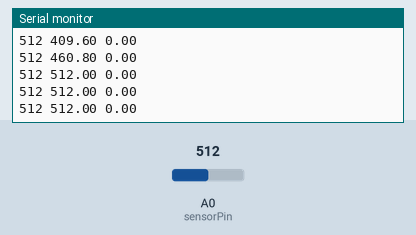
This sketch was run on a simulated Arduino Uno, built with avr-gcc and run on an emulated ATmega328P. On the bench: the last lines printed to the serial monitor. The test bench sets the inputs (shaded band); at power-on: A0 (sensorPin) = 512.

Above: at 1.2 s.
1.3 s: A0 (sensorPin) set to 716
At 1.32 s:
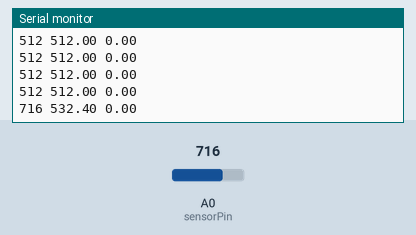
2.8 s: A0 (sensorPin) set to 900
At 2.84 s:
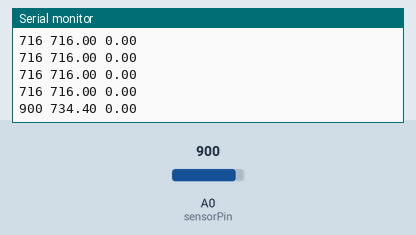
Timing chart, 0 to 5.8 s (numbered marks = the images above; inputs shaded):
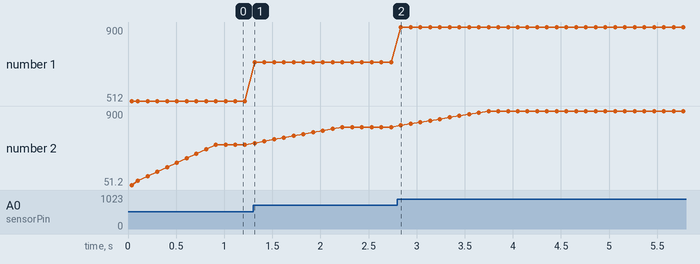

The sketch:

process_emg.ino
```cpp
const int sensorPin = A0;  // Pin donde está conectado el sensor
const int numSamples = 10; // Número de muestras para la media móvil
int rawValues[numSamples]; // Array para almacenar las muestras
int currentIndex = 0;      // Índice actual en el array
float smoothedValue = 0;   // Valor suavizado
float threshold = 0;       // Umbral calculado

unsigned long startTime = 0;
const unsigned long ignoreTime = 5000;  // Ignorar los primeros 5 segundos
const unsigned long captureTime = 60000; // Tiempo para capturar el umbral (1 minuto)

// Variables para el cálculo de media y desviación estándar
float sum = 0;
float sumSq = 0;
int sampleCount = 0;

void setup() {
  Serial.begin(9600);Serial.println("Señal_Raw\tSeñal_Smooth\tThreshold");
  startTime = millis();
}

void loop() {
  // Leer el valor bruto del sensor
  int rawValue = analogRead(sensorPin);

  // Añadir la nueva muestra y quitar la más antigua
  rawValues[currentIndex] = rawValue;
  currentIndex = (currentIndex + 1) % numSamples;

  // Calcular la media móvil
  float total = 0;
  for (int i = 0; i < numSamples; i++) {
    total += rawValues[i];
  }
  smoothedValue = total / numSamples;

  // Solo capturar datos después de ignorar los primeros 5 segundos
  if (millis() - startTime > ignoreTime && millis() - startTime <= captureTime) {
    sum += smoothedValue;
    sumSq += smoothedValue * smoothedValue;
    sampleCount++;
  }

  // Fijar el umbral después de 1 minuto (excluyendo los primeros 5 segundos)
  if (millis() - startTime > captureTime + ignoreTime && !threshold) {
    float mean = sum / sampleCount;
    float variance = (sumSq / sampleCount) - (mean * mean);
    float stddev = sqrt(variance);

    // Establecer el umbral como la media más 2 desviaciones estándar
    threshold = mean + 2 * stddev;
  }

  // Comparar con el umbral para detectar contracción
  bool isContracted = smoothedValue > threshold;

  // Enviar los valores al Monitor Serial con etiquetas claras
  Serial.print(rawValue);
  Serial.print(" ");
  Serial.print(smoothedValue);
  Serial.print(" ");
  Serial.println(threshold);


  // Espera 100 milisegundos antes de la siguiente lectura
  delay(100);
}
```

Measured:
- after the input at 1.3 s, the serial monitor: prints a new line at once (image 1)
- after the input at 2.8 s, the serial monitor: prints a new line at once (image 2)
- plotted number 1: 512 → 716 after the input at 1.3 s, 716 → 900 after the input at 2.8 s
- plotted number 2: 512 → 716 after the input at 1.3 s, 716 → 900 after the input at 2.8 s
